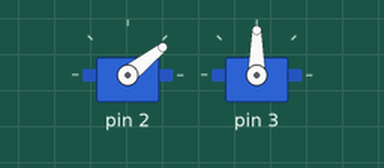
The sketch below on a simulated Arduino Uno, built with avr-gcc and run on an emulated ATmega328P. On the bench: 2 × servo.

Above: at 0.05 s.
At 4.25 s:
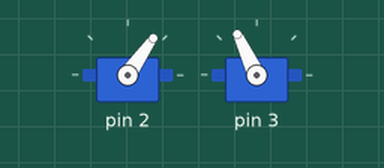
Timing chart, 0 to 5.6 s (numbered marks = the images above):
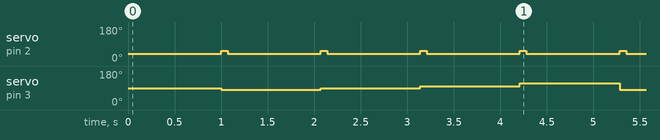

Measured:
- by itself, servo on pin 2: alternates 55° for 0.07 s and 38° for 1.0 s
- by itself, servo on pin 3: repeats every 4.3 s: 90° 1.1 s, 100° 1.1 s, 115° 1.1 s, 80° 1.1 s

The sketch:

auto-glock.ino
```cpp
#include "mallet.h"

Player bass(2, 3);

void setup() {

  bass.init();

}

void loop() {

  delay(1000);
  bass.play(80);
  delay(1000);
  bass.play(90);
  delay(1000);
  bass.play(100);
  delay(1000);
  bass.play(115);


}
```

mallet.cpp
```cpp
#include "Arduino.h"
#include "mallet.h"

Striker::Striker(){

}

void Striker::init(int pin){

  _pin = pin;
  _servo.attach(pin);
  _servo.write(STRIKER_REST_ANGLE);

}

void Striker::hit(){

  _servo.write(STRIKER_HIT_ANGLE);
  delay(STRIKER_HIT_TIME);
  _servo.write(STRIKER_REST_ANGLE);

}

Rotator::Rotator(){

}

void Rotator::init(int pin){

  _pin = pin;
  _servo.attach(_pin);
  _servo.write(ROTATOR_REST_ANGLE);

}

void Rotator::turn(int angle){

  _servo.write(angle);

}

Player::Player(int striker_pin, int rotator_pin){

  _striker_pin = striker_pin;
  _rotator_pin = rotator_pin;

}

void Player::init(){

  _striker.init(_striker_pin);
  _rotator.init(_rotator_pin);

}

void Player::play(int note){

  _rotator.turn(note);
  _striker.hit();


}
```

mallet.h
```cpp
/*
  mallet.h - Library for controlling glockenspiel mallet with
  two servo motors.
  Created by Tristan Calderbank, December 11, 2016.
*/


#ifndef mallet_h
#define mallet_h

#include "Arduino.h"
#include <Servo.h>


const int STRIKER_REST_ANGLE = 38;
const int STRIKER_HIT_ANGLE = 55;
const int STRIKER_HIT_TIME = 70;

const int ROTATOR_REST_ANGLE = 90;

class Striker{

  public:
    Striker();
    void init(int pin);
    void hit();
  private:
    int _pin;
    Servo _servo;

};

class Rotator{

  public:
    Rotator();
    void init(int pin);
    void turn(int angle);
  private:
    int _pin;
    Servo _servo;

};

class Player{
  public:
    Player(int striker_pin, int rotator_pin);
    void init();
    void play(int note);
  private:
    int _striker_pin;
    int _rotator_pin;
    Striker _striker;
    Rotator _rotator;

};

#endif
```
